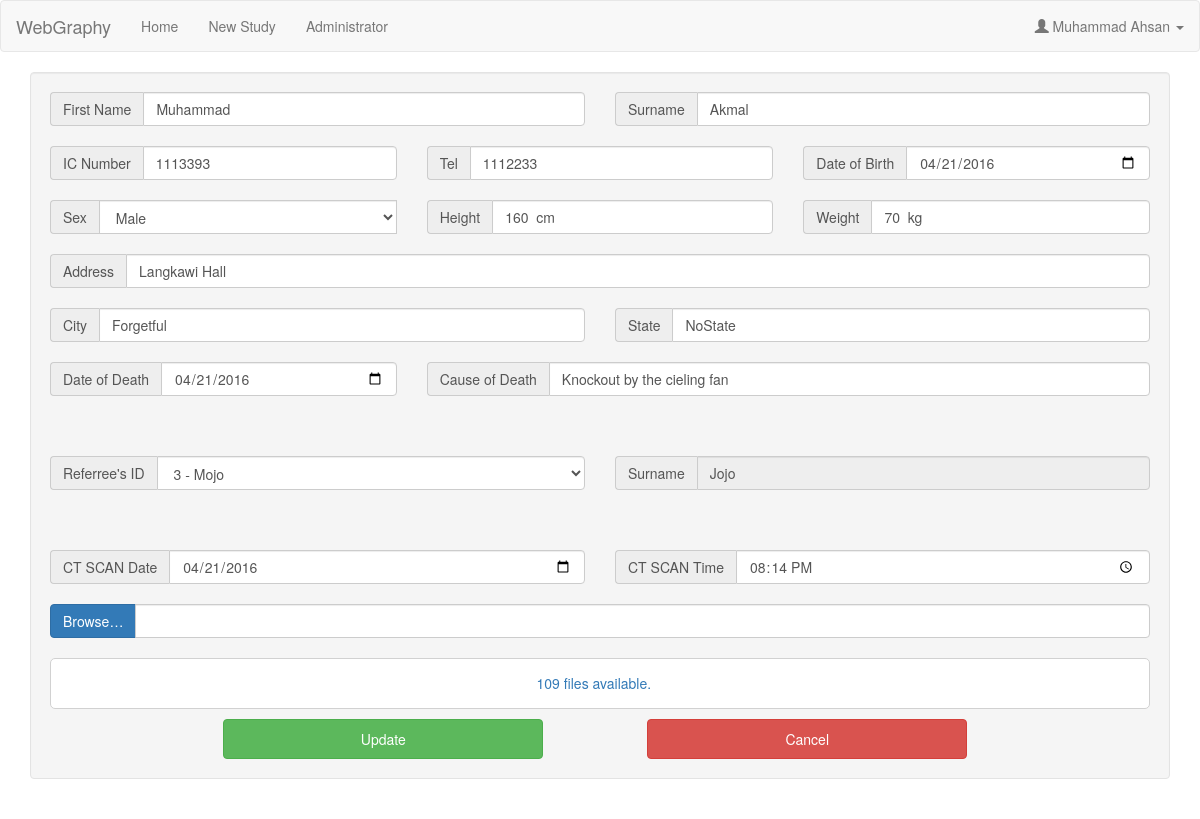
Page /studyEdit.php?add=8 (signed in) on the committed database.
### tables this page shows
CREATE TABLE `studyobject` (
  `objectID` int(11) NOT NULL,
  `objectFirstname` varchar(255) NOT NULL,
  `objectSurname` varchar(255) NOT NULL,
  `ICNumber` int(11) NOT NULL,
  `telephone` int(11) NOT NULL,
  `DOB` date NOT NULL,
  `Sex` varchar(10) NOT NULL,
  `height` smallint(6) NOT NULL,
  `weight` smallint(6) NOT NULL,
  `homeAddress` varchar(255) NOT NULL,
  `homeCity` varchar(255) NOT NULL,
  `homeState` varchar(255) NOT NULL,
  `DOD` date NOT NULL,
  `deathCause` varchar(255) NOT NULL
);

CREATE TABLE `referees` (
  `referreeID` int(11) NOT NULL,
  `userID` int(11) NOT NULL,
  `firstName` varchar(255) NOT NULL,
  `surName` varchar(255) NOT NULL,
  `surgeryID` int(11) NOT NULL
);

CREATE TABLE `ctscan` (
  `CTScanID` int(11) NOT NULL,
  `date` date NOT NULL,
  `time` time NOT NULL,
  `objectID` int(11) NOT NULL
);

### getUsername.php (called while the page is built, shortened)
<?php
include ('conn.php');
$userID = $_SESSION['user_id'];
if( $_SESSION['user_type'] == 'admin'){
	$sql = "SELECT * FROM administrators WHERE userID = '$userID'";
}else{
	$sql = "SELECT * FROM referees WHERE userID = '$userID'";
}
			$result = $conn->query($sql);
			$row = $result->fetch_assoc();
			$fName=$row['firstName'];
			$sName=$row['surName'];
?>

### studyEdit.php (the view, shortened to what this page needs)
<!DOCTYPE html>
<?php include ('study_GET.php');?>
<html lang="en">
<head>
  <link rel="stylesheet" href="http://maxcdn.bootstrapcdn.com/bootstrap/3.3.6/css/bootstrap.min.css">
  <link href="css/input.css" rel="stylesheet">
</head>
<body>
	<div class="navBar">
		<?php
		$include ="";
		include 'navBar.php';
		$add=$_GET['add'];?>
	</div>
	<div class="container">
			<form class="well form-horizontal" method="post" action="study_update.php?add=<?php echo $add;?>" enctype="multipart/form-data">
				<div class="row">
					<div class="col-lg-6">
						<div class="input-group">
							<span class="input-group-addon" id="basic-addon2">First Name</span>
							<input type="text" name="objectFN"  class="form-control" value="<?php echo $objectfName; ?>">
						</div>
					</div>
					<div class = "col-lg-6">
						<div class="input-group">
							<span class="input-group-addon" id="basic-addon3">Surname</span>
							<input type="text" name="objectSN" class="form-control" placeholder="Enter Deceased Surname"    value="<?php echo $objectsName; ?>" >
						</div>
					</div>
				</div>
				<br>
				<div class="row">
					<div class="col-lg-4">
						<div class="input-group">
							<span class="input-group-addon" id="basic-addon2">IC Number</span>
							<input type="number"  name="objectIC" class="form-control" placeholder="Enter Deceased IC Number"   value="<?php echo $objectIC; ?>" >
						</div>
					</div>
					<div class="col-lg-4">
						<div class="input-group">
							<span class="input-group-addon" id="basic-addon2">Tel</span>
							<input type="number" name="objectTel" class="form-control"   value="<?php echo $objectTEL; ?>" >
						</div>
					</div>
					<div class="col-lg-4">
						<div class="input-group">
							<span class="input-group-addon" id="basic-addon2">Date of Birth</span>
							<input type="date" name="objectDOB" class="form-control"   value="<?php echo $objectDOB; ?>" >
						</div>
					</div>
				</div>
					<br>
				<div class ="row">
					<div class="col-lg-4">
					<div class="input-group">
						<span class="input-group-addon" id="basic-addon2">Sex</span>
								<select class="form-control" id="sel1" name="objectSex" required>
							<option><?php echo $objectSEX; ?></option>
							</select>
						<br>
					</div>
					</div>
					<div class="col-lg-4">
						<div class="input-group">
							<span class="input-group-addon" id="basic-addon2">Height</span>
							<input type="text" name="objectHeight" class="form-control"   value="<?php echo $objectHeight; ?>  cm" >
						</div>
					</div>
					<div class="col-lg-4">
						<div class="input-group">
							<span class="input-group-addon" id="basic-addon2">Weight</span>
							<input type="text" name="objectWeight" class="form-control"   value="<?php echo $objectWeight; ?>  kg" >
						</div>
					</div>
				</div>
				<br>
				<div class="row">
					<div class="col-lg-12">
						<div class="input-group">
							<span class="input-group-addon" id="basic-addon2">Address</span>
							<input type="text" name="objectAdd" class="form-control"  value="<?php echo $objectAddress; ?>" >
						</div>
					</div>
				</div>
				<br>
				<div class ="row">
					<div class="col-lg-6">
						<div class="input-group">
							<span class="input-group-addon" id="basic-addon2">City</span>
							<input type="text" name="objectCity" class="form-control"   value="<?php echo $objectCity; ?>" >
						</div>
					</div>
					<div class="col-lg-6">
						<div class="input-group">
							<span class="input-group-addon" id="basic-addon2">State</span>
							<input type="text" name="objectState" class="form-control "  value="<?php echo $objectState; ?>"  >
						</div>
					</div>
				</div>
				<br>
				<div class ="row">
					<div class="col-lg-4">
						<div class="input-group">
							<span class="input-group-addon" id="basic-addon2">Date of Death</span>
							<input type="date" name="objectDOD" class="form-control"   value="<?php echo $objectDOD; ?>"  >
						</div>
					</div>
					<div class="col-lg-8">
						<div class="input-group">
							<span class="input-group-addon" id="basic-addon2">Cause of Death</span>
							<input type="text" name="objectCause" class="form-control" placeholder="Enter The Cause Of Deceased's Death"   value="<?php echo $objectCause; ?>"  >
						</div>
					</div>
				</div>
					<br>
					<br>
					<br>
				<?php
					if( $_SESSION['user_type'] == 'admin') :
					?>
					<div class="row">
						<div class="col-lg-6">
						<div class="input-group">
							<span class="input-group-addon" id="basic-addon2">Referree's ID</span>
								<select class="form-control" id="refID" name="refID" required>
							<option><?php echo $RefID . " - " . $Reffname;?></option>
							</select>
						</div>
					</div>
						<div class = "col-lg-6">
						<div class="input-group">
							<span class="input-group-addon" id="basic-addon3">Surname</span>
							<input type="text" name="refSN" class="form-control" id="disabledInput" style="cursor:default;" value="<?php echo $Refsname; ?>" disabled >
						</div>
					</div>
				</div>
				<br>
				<br>
				<br>
				<?php endif;?>
				<div class="row">
					<div class="col-lg-6">
						<div class="input-group">
							<span class="input-group-addon" id="basic-addon2">CT SCAN Date</span>
							<input type="date" name="CTDate" class="form-control"   value="<?php echo $scanDate; ?>" >
						</div>
					</div>
					<div class="col-lg-6">
						<div class="input-group">
							<span class="input-group-addon" id="basic-addon2">CT SCAN Time</span>
							<input type="time" name="CTTime" class="form-control"  value="<?php echo $scanTime; ?>" >
						</div>
					</div>
				</div>
				<br>
				<div class="row">
				<div class="col-lg-12">
            <div class="input-group">
                <span class="input-group-btn">
                    <span class="btn btn-primary btn-file">
                        Browse&hellip; <input type="file" name="juice[]" multiple>
                    </span>
                </span>
                <input type="text" class="form-control" readonly>
            </div>
				</div>
					</div>
					<br>
				<div class="col-md-12" style= "background:#ffffff; border-radius: 5px;  border-style: solid;
    border-width: 1px; margin-bottom: 10px; border-color: #D1D1D1" id="show_button">
	<div class="row" >
				<div class="col-sm-5">
				</div>
				<div class="col-sm-5">
				<div class="input-group">
				<button type="button"  onclick="show()" class="btn btn-link"><h5><?php echo $rowcount . " files available.";?></h5></button>
				</div>
				</div>
	</div>
	</div>
				<br>
					<br>
					<div class='row'>
						<div class="col-lg-2">
						</div>
						<button  type="submit" value="Update" name="updateAll" class="btn btn-success" style="width: 320px; height: 40px">Update</button>
						<a href="studyProfile.php?add=<?php echo $add; ?>"><button  type="button" class="btn btn-danger" style="width: 320px; margin-left: 100px; height: 40px">Cancel</button></a>
					</div>
					</form>
	</div>
	<br>
</body>
</body>
</html>

### navBar.php (shortened to what this page needs)
<!DOCTYPE html>
<?php
include ('getUsername.php');
?>
<html>
<nav class= "navbar navbar-default">
  <div class="container-fluid">
    <div class="navbar-header">
      <a class="navbar-brand" href="home.php">WebGraphy</a>
    </div>
    <ul class="nav navbar-nav">
      <li class="<?php if ($include=="home"){echo 'active';}?>"><a href="home.php">Home</a></li>
	 <li class="<?php if ($include=="newPatient"){echo 'active';}?>"><a href="studyNew.php">New Study</a></li>
	 <?php if( $_SESSION['user_type'] == 'admin'):?>
	<li class="<?php if ($include=="admin"){echo 'active';}?>"><a href="Admin.php">Administrator</a></li>
<?php endif; ?>
	</ul>
	<form method="post" action="search.php">
	      <ul class="nav navbar-nav navbar-right">
				<li><a class="dropdown-toggle" data-toggle="dropdown" href="#"><span class="glyphicon glyphicon-user"></span><?php echo" " .$fName." " .$sName;?>  <span class="caret"></span></a>
				</li>
		  </ul>
		  </form>
		  </nav>
		  </html>

### css/input.css (style rules this page uses)
.btn-file { position: relative; overflow: hidden; }
input[readonly] { background-color: white !important; cursor: text !important; }

### rows in the picture
studyobject: objectFN "Muhammad", objectSN "Akmal", objectIC "1113393", objectTel "1112233", objectDOB "04/21/2016", objectSex "Male", objectHeight "160 cm", objectWeight "70 kg", objectAdd "Langkawi Hall", objectCity "Forgetful", objectState "NoState", objectDOD "04/21/2016", objectCause "Knockout by the cieling fan", refID "3 - Mojo", refSN "Jojo", CTDate "04/21/2016", CTTime "20:14:00"

### other values in the picture
$fName "Muhammad"
$sName "Ahsan"
$rowcount "109"
